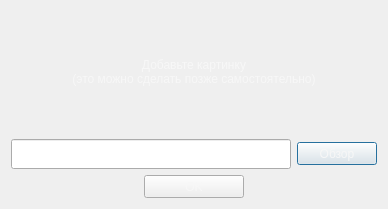
<?xml version="1.0" encoding="UTF-8"?>
<ui version="4.0">
 <class>Dialog</class>
 <widget class="QDialog" name="Dialog">
  <property name="geometry">
   <rect>
    <x>0</x>
    <y>0</y>
    <width>388</width>
    <height>209</height>
   </rect>
  </property>
  <property name="windowTitle">
   <string>Dialog</string>
  </property>
  <property name="styleSheet">
   <string notr="true">QDialog
{
	border-image: url(:/Backgrounds/quarter-fiend.png);
}

QLabel 
{
	color: rgb(247,247,247);
	font: 81 12pt &quot;GWENT&quot;;
}

QPushButton
{
	font: 81 8pt &quot;GWENT&quot;;
	color: rgb(247,247,247);
	border-image: url(:/Button/off);
}

QPushButton:hover:!pressed
{
	font: 81 8pt &quot;GWENT&quot;;
	color: rgb(247,247,247);
	border-image: url(:/Button/hover);
}

QPushButton:pressed
{
	font: 81 8pt &quot;GWENT&quot;;
	color: rgb(17,17,17);
	border-image: url(:/Button/on);
}

QPushButton:disabled
{
	font: 81 8pt &quot;GWENT&quot;;
	color: rgb(255, 255, 255);
	border-image: url(:/Button/disabled);
}</string>
  </property>
  <layout class="QVBoxLayout" name="verticalLayout">
   <item>
    <widget class="QLabel" name="label">
     <property name="text">
      <string>Добавьте картинку
(это можно сделать позже самостоятельно)</string>
     </property>
     <property name="alignment">
      <set>Qt::AlignCenter</set>
     </property>
    </widget>
   </item>
   <item>
    <layout class="QHBoxLayout" name="horizontalLayout_2">
     <item>
      <widget class="QLineEdit" name="lineEdit">
       <property name="sizePolicy">
        <sizepolicy hsizetype="MinimumExpanding" vsizetype="Fixed">
         <horstretch>0</horstretch>
         <verstretch>0</verstretch>
        </sizepolicy>
       </property>
       <property name="minimumSize">
        <size>
         <width>250</width>
         <height>30</height>
        </size>
       </property>
       <property name="font">
        <font>
         <family>GWENT</family>
         <pointsize>11</pointsize>
         <weight>75</weight>
         <bold>true</bold>
        </font>
       </property>
      </widget>
     </item>
     <item>
      <widget class="QPushButton" name="file_view">
       <property name="minimumSize">
        <size>
         <width>75</width>
         <height>23</height>
        </size>
       </property>
       <property name="text">
        <string>Обзор</string>
       </property>
      </widget>
     </item>
    </layout>
   </item>
   <item>
    <layout class="QHBoxLayout" name="horizontalLayout">
     <item>
      <spacer name="horizontalSpacer_2">
       <property name="orientation">
        <enum>Qt::Horizontal</enum>
       </property>
       <property name="sizeHint" stdset="0">
        <size>
         <width>40</width>
         <height>20</height>
        </size>
       </property>
      </spacer>
     </item>
     <item>
      <widget class="QPushButton" name="ok_button">
       <property name="minimumSize">
        <size>
         <width>100</width>
         <height>23</height>
        </size>
       </property>
       <property name="text">
        <string>OK</string>
       </property>
      </widget>
     </item>
     <item>
      <spacer name="horizontalSpacer">
       <property name="orientation">
        <enum>Qt::Horizontal</enum>
       </property>
       <property name="sizeHint" stdset="0">
        <size>
         <width>40</width>
         <height>20</height>
        </size>
       </property>
      </spacer>
     </item>
    </layout>
   </item>
  </layout>
 </widget>
 <resources>
  <include location="../Resources/Resources.qrc"/>
 </resources>
 <connections/>
</ui>
